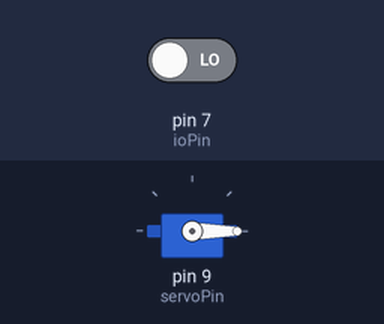
A sketch run on a simulated Arduino Uno, built with avr-gcc and run on an emulated ATmega328P. Shown: servo. The inputs (shaded band) are chosen by the test bench; at power-on: pin 7 (ioPin) LOW.

Above: at 1.2 s.
1.3 s: pin 7 (ioPin) driven HIGH
At 1.9 s:
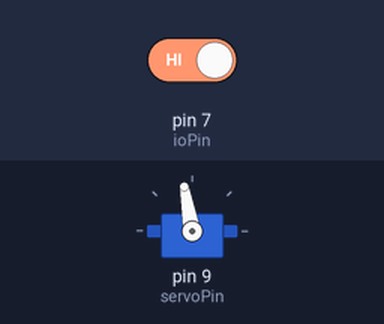
2.8 s: pin 7 (ioPin) driven LOW
At 4.2 s:
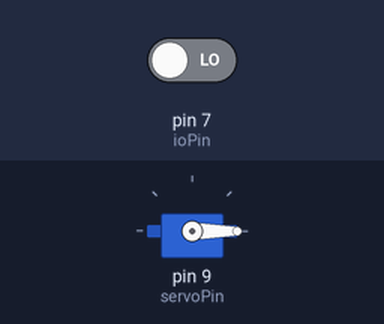
Timing chart, 0 to 5.8 s (numbered marks = the images above; inputs shaded):
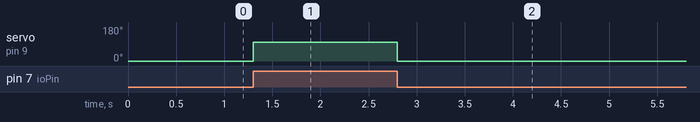

Measured:
- after the input at 1.3 s, servo on pin 9 (servoPin): 0° → 100° at once
- after the input at 2.8 s, servo on pin 9 (servoPin): 100° → 0° at once

The sketch:

Deli_servo.ino
```cpp
#include <Servo.h>

#define servoPin 9
#define ioPin 7

Servo servo;

int angle = 0;

void setup(){
  pinMode(ioPin, INPUT);
  servo.attach(servoPin);
}

void loop() {
  if (digitalRead(ioPin) == HIGH) {
    // On delivery
    servo.write(100);
  }
  else {
    // Waiting
    servo.write(0);
  }
}
```
